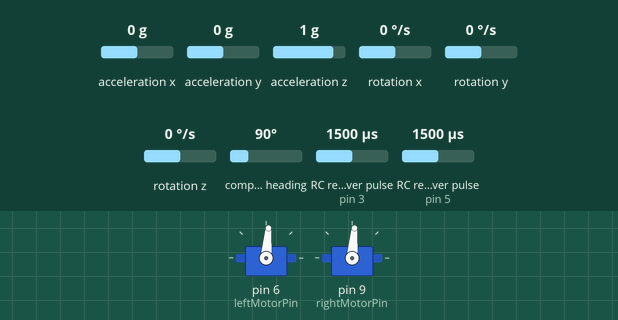
Bench run of a sketch on a simulated Arduino Uno, built with avr-gcc and run on an emulated ATmega328P. Parts: 2 × servo. Wiring (inferred from the names in the program): 2 × RC receiver channel: data pin 3 / data pin 5. The inputs (shaded band) are chosen by the test bench; at power-on: acceleration y 0 g, RC receiver pulse (sensors on pin 3, pin 5) 1500 µs, acceleration z 1 g, rotation x 0 °/s, acceleration x 0 g, rotation y 0 °/s, rotation z 0 °/s, compass heading 90°. What the sketch prints to the serial monitor is not drawn.

Above: at 2.2 s.
2.3 s: acceleration y set to -1.4 g
At 2.6 s:
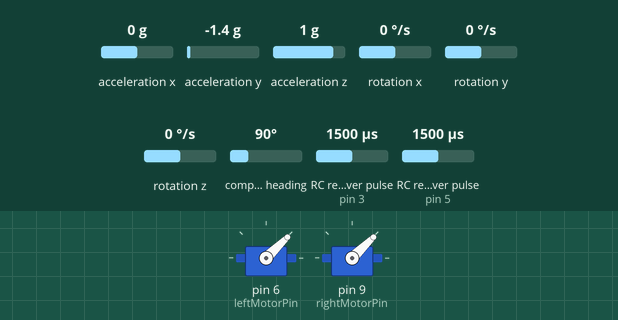
3.8 s: RC receiver pulse (sensor on pin 3) set to 1250 µs
At 4.9 s:
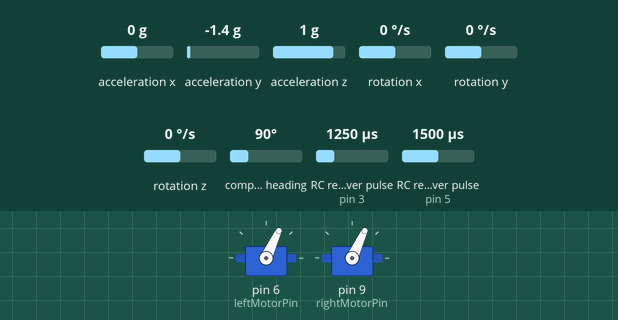
5.3 s: RC receiver pulse (sensor on pin 5) set to 1020 µs
At 6.1 s:
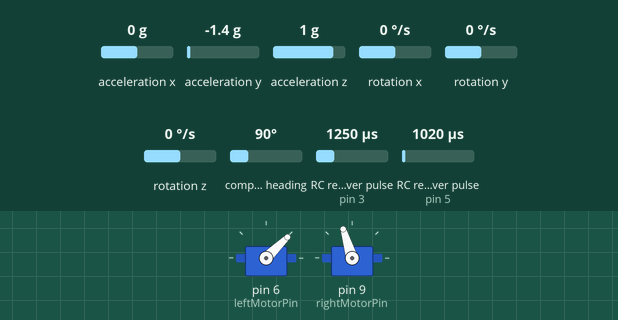
6.8 s: acceleration z set to 0 g
At 7.2 s:
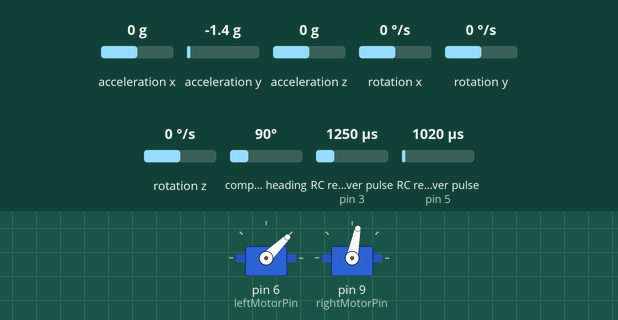
8.3 s: rotation x set to 100 °/s
At 9.5 s:
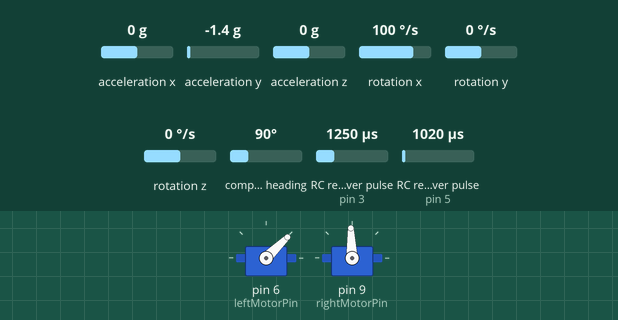
9.8 s: RC receiver pulse (sensor on pin 5) set to 1750 µs
At 10.7 s:
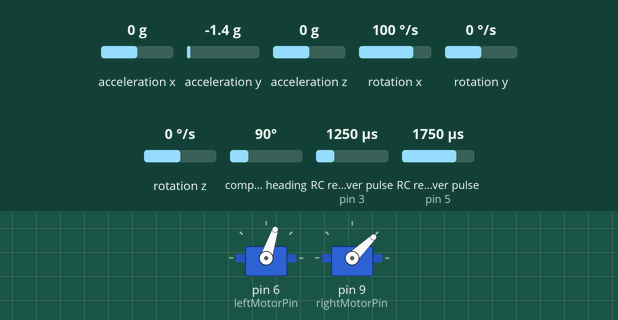
Timing chart, 0 to 12.3 s (numbered marks = the images above; inputs shaded):
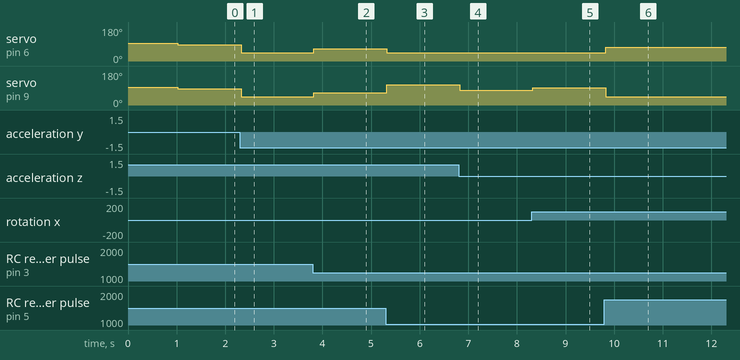

Measured:
- after the input at 2.3 s, servo on pin 6 (leftMotorPin), servo on pin 9 (rightMotorPin): 85° → 44° at once
- after the input at 3.8 s, servo on pin 6 (leftMotorPin), servo on pin 9 (rightMotorPin): 44° → 65° at once
- after the input at 5.3 s, servo on pin 6 (leftMotorPin): 65° → 44° at once; servo on pin 9 (rightMotorPin): 65° → 107° at once
- after the input at 6.8 s, servo on pin 9 (rightMotorPin): 107° → 79° at once
- after the input at 8.3 s, servo on pin 9 (rightMotorPin): 79° → 92° at once
- after the input at 9.8 s, servo on pin 6 (leftMotorPin): 44° → 72° at once; servo on pin 9 (rightMotorPin): 92° → 44° at once

The sketch:

hoverbot_example.ino
```cpp
#include <Adafruit_Sensor.h>
#include <Adafruit_BNO055.h>
#include <Servo.h>

// instantiate of the gyroscope
Adafruit_BNO055 bno = Adafruit_BNO055();

// pins used to connect rc remote to the Arduino
#define RCPinFWD 3
#define RCPinSide 5


// pins used to connect motor control
const int leftMotorPin = 6;
const int rightMotorPin = 9;

// motor servos
Servo L;
Servo R;

// constants to calculate balancing based on gyroscope values
#define angle_multiplier 0.4
#define acceleration_multiplier -0.065

// constant for controling amount of motion foward and steering
#define forward_motion_multiplier 0.9
#define steering_multiplier 0.9

// neutral motor speed
const int neutral_speed = 1500;

// setup which assign the pins correctly and starts up the motor
void setup() {
  L.attach(leftMotorPin);
  R.attach(rightMotorPin);
  Serial.begin(115200); // Serial to PC

  // initialize gyroscope
  bno.begin();

  // set motor control pins as outputs
  pinMode(leftMotorPin, OUTPUT);
  pinMode(rightMotorPin, OUTPUT);

  // set rc remote control pins as input
  pinMode(RCPinFWD, INPUT);
  pinMode(RCPinSide, INPUT);

  // Set initial motor power to neutral
  L.writeMicroseconds(neutral_speed);
  R.writeMicroseconds(neutral_speed);

  // gyroscope
  if (!bno.begin()) {
    Serial.print("No BNO055 detected");
    while (1); // halt for safety
  }
  delay(1000);
  bno.setExtCrystalUse(true);
}

// constant looop for motion controller
void loop() {
  motionController();
}

void motionController() {
  Serial.println("-----------------------------");

  // sample gyroscope values
  imu::Vector<3> euler = bno.getVector(Adafruit_BNO055::VECTOR_EULER);
  imu::Vector<3> gyro = bno.getVector(Adafruit_BNO055::VECTOR_GYROSCOPE);

  // calculate how much motors need to change to balance the robots based on gyroscope
  float balance_value = ((euler.z()+9.31) * angle_multiplier + gyro.x() * acceleration_multiplier)*20;
  // print angle and accelaration from gyroscope
  Serial.print("angle:");
  Serial.println(euler.z());
  Serial.print("accelaration:");
  Serial.println(gyro.x());

  // rc remote values read the pulse width from rc pins
  int rc_pulse1 = pulseIn(RCPinFWD, HIGH);
  int rc_pulse2 = pulseIn(RCPinSide, HIGH);

  // controller input from rc remote
  // position is the forward motion or backwards motions
  float forward_value = forward_motion_multiplier * (rc_pulse1 - neutral_speed);
  // steering amount for for the wheels
  float steering_value = steering_multiplier * (rc_pulse2 - neutral_speed);

  // change motor speeds according to all controllers
  float controllerOutput_right = balance_value + forward_value + steering_value;
  float controllerOutput_left  = balance_value + forward_value - steering_value;

  int leftPower = static_cast<int>(neutral_speed - controllerOutput_left);
  int rightPower = static_cast<int>(neutral_speed - controllerOutput_right);

  // Constrain the motor powers within the allowable range
  leftPower = constrain(leftPower, 1000, 2000);
  rightPower = constrain(rightPower, 1000, 2000);
  // print motor power
  Serial.print("left power");
  Serial.println(leftPower);
  Serial.print("right power");
  Serial.println(rightPower);

  // set motor powers
  L.writeMicroseconds(leftPower);
  R.writeMicroseconds(rightPower);
}
```
